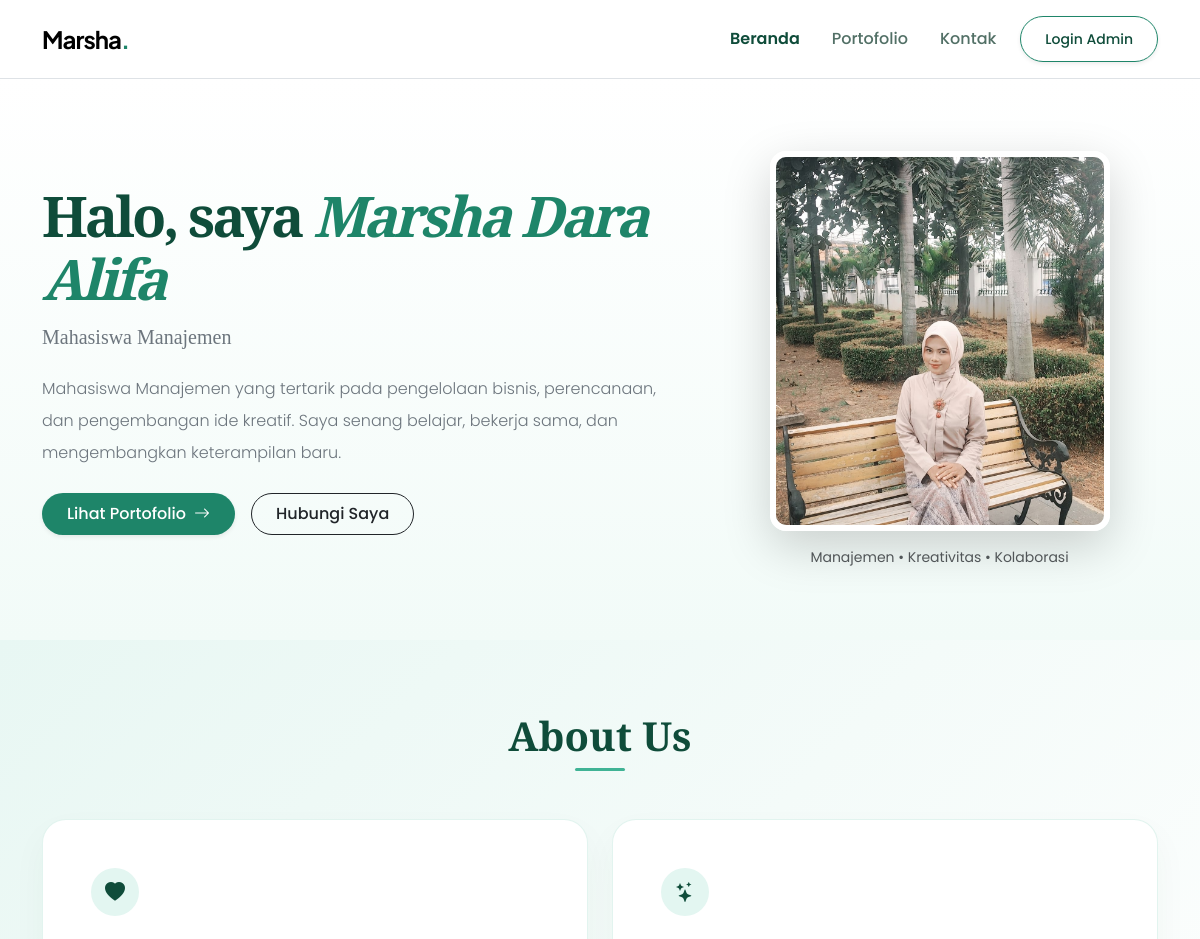
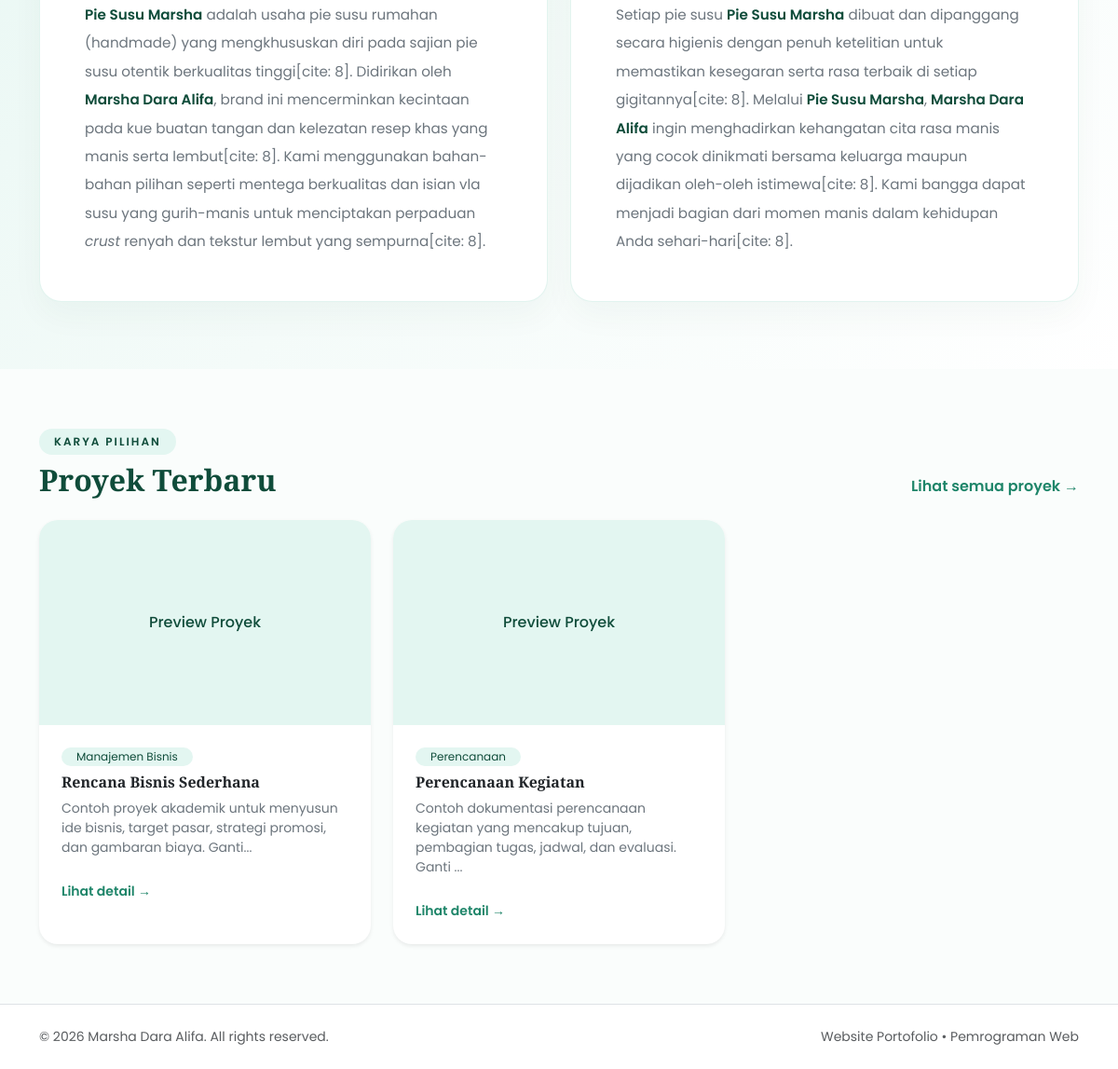
The page / on the database its author committed (2 pictures, top to bottom).
### tables this page shows
CREATE TABLE IF NOT EXISTS profil (
  id TINYINT UNSIGNED PRIMARY KEY,
  nama VARCHAR(100) NOT NULL,
  jurusan VARCHAR(100) NOT NULL,
  bio TEXT NOT NULL,
  email VARCHAR(150) NOT NULL,
  whatsapp VARCHAR(25) NOT NULL,
  foto VARCHAR(255) DEFAULT NULL
);

CREATE TABLE IF NOT EXISTS proyek (
  id INT UNSIGNED AUTO_INCREMENT PRIMARY KEY,
  judul VARCHAR(150) NOT NULL,
  kategori VARCHAR(100) NOT NULL,
  deskripsi TEXT NOT NULL,
  gambar VARCHAR(255) DEFAULT NULL,
  tautan VARCHAR(255) DEFAULT NULL,
  created_at TIMESTAMP DEFAULT CURRENT_TIMESTAMP
);

### helpers.php (called while the page is built, shortened)
<?php
function e(?string $value): string {
    return htmlspecialchars($value ?? '', ENT_QUOTES, 'UTF-8');
}
function base_url(string $path = ''): string {
    return '/portfolio_marsha/' . ltrim($path, '/');
}

### index.php (the view, shortened to what this page needs)
<?php
require __DIR__ . '/config/koneksi.php';
require __DIR__ . '/config/helpers.php';
$profil = $pdo->query('SELECT * FROM profil WHERE id=1')->fetch();
$proyek = $pdo->query('SELECT * FROM proyek ORDER BY created_at DESC LIMIT 3')->fetchAll();
$namaMerek = 'Pie Susu Marsha';
$namaPemilik = $profil['nama'] ?? 'Marsha Dara Alifa';
?>
<!doctype html>
<html lang="id">
<head>
  <link href="https://cdn.jsdelivr.net/npm/bootstrap@5.3.3/dist/css/bootstrap.min.css" rel="stylesheet">
  <link rel="stylesheet" href="https://cdn.jsdelivr.net/npm/bootstrap-icons@1.11.3/font/bootstrap-icons.min.css">
  <link href="<?= e(base_url('assets/css/style.css')) ?>" rel="stylesheet">
</head>
<body>
<nav class="navbar navbar-expand-lg sticky-top border-bottom py-3">
  <div class="container">
    <a class="navbar-brand fw-bold fs-4" href="<?= e(base_url()) ?>">Marsha<span>.</span></a>
    <div class="collapse navbar-collapse" id="navMain">
        <div class="navbar-nav ms-auto align-items-center gap-3">
          <a class="nav-link active" href="<?= e(base_url()) ?>">Beranda</a>
          <a class="nav-link" href="<?= e(base_url('portofolio.php')) ?>">Portofolio</a>
          <a class="nav-link" href="<?= e(base_url('kontak.php')) ?>">Kontak</a>
          <a class="btn rounded-pill px-4 btn-sm fw-medium shadow-sm" style="border: 1.5px solid var(--mint-primary); color: var(--mint-dark);" href="<?= e(base_url('admin/login.php')) ?>">Login Admin</a>
        </div>
    </div>
  </div>
</nav>
<main>
<section class="hero-section py-5">
  <div class="container py-4">
    <div class="row align-items-center g-5">
      <div class="col-lg-7">
        <h1 class="display-4 fw-bold mb-3" style="color: var(--mint-dark);">Halo, saya <span style="color: var(--mint-primary); font-style: italic;"><?= e($namaPemilik) ?></span></h1>
        <h2 class="h5 text-secondary fw-normal mb-4"><?= e($profil['jurusan'] ?? 'Mahasiswa Manajemen Universitas') ?></h2>
        <p class="lead text-secondary fs-6 lh-lg"><?= e($profil['bio'] ?? '') ?></p>
        <div class="d-flex flex-wrap gap-3 mt-4">
          <a class="btn rounded-pill px-4 py-2 text-white shadow-sm fw-medium" style="background-color: var(--mint-primary);" href="<?= e(base_url('portofolio.php')) ?>">Lihat Portofolio <i class="bi bi-arrow-right ms-1"></i></a>
          <a class="btn btn-outline-dark rounded-pill px-4 py-2 fw-medium" href="<?= e(base_url('kontak.php')) ?>">Hubungi Saya</a>
        </div>
      </div>
      <div class="col-lg-5 text-center">
        <div class="profile-container mx-auto position-relative">
            <img
                src="<?= e(base_url('uploads/Marsha.jpeg')) ?>"
                alt="Foto profil Marsha Dara Alifa"
                class="profile-photo rounded-4 shadow-lg img-fluid"
                style="max-height: 380px; object-fit: cover; border: 6px solid #ffffff;"
            >
        </div>
        <p class="small text-muted mt-3 mb-0">Manajemen • Kreativitas • Kolaborasi</p>
      </div>
    </div>
  </div>
</section>
<section class="about-section py-5">
    <div class="container py-4">
        <div class="text-center mb-5">
            <h2 class="display-6 fw-bold" style="color: var(--mint-dark);">About Us</h2>
            <div class="mx-auto rounded-pill mt-2" style="width: 50px; height: 3px; background-color: var(--mint-medium);"></div>
        </div>
        <div class="row g-4 align-items-stretch">
            <div class="col-md-6">
                <div class="about-card p-4 p-md-5 h-100 d-flex flex-column justify-content-between">
                    <div>
                        <div class="about-icon-box mb-4">
                            <i class="bi bi-heart-fill"></i>
                        </div>
                        <p class="text-secondary lh-lg mb-0" style="font-size: 0.95rem;">
                            <span class="text-highlight"><?= e($namaMerek) ?></span> adalah usaha pie susu rumahan (handmade) yang mengkhususkan diri pada sajian pie susu otentik berkualitas tinggi[cite: 8]. Didirikan oleh <span class="text-highlight"><?= e($namaPemilik) ?></span>, brand ini mencerminkan kecintaan pada kue buatan tangan dan kelezatan resep khas yang manis serta lembut[cite: 8]. Kami menggunakan bahan-bahan pilihan seperti mentega berkualitas dan isian vla susu yang gurih-manis untuk menciptakan perpaduan <em>crust</em> renyah dan tekstur lembut yang sempurna[cite: 8].
                        </p>
                    </div>
                </div>
            </div>
            <div class="col-md-6">
                <div class="about-card p-4 p-md-5 h-100 d-flex flex-column justify-content-between">
                    <div>
                        <div class="about-icon-box mb-4">
                            <i class="bi bi-stars"></i>
                        </div>
                        <p class="text-secondary lh-lg mb-0" style="font-size: 0.95rem;">
                            Setiap pie susu <span class="text-highlight"><?= e($namaMerek) ?></span> dibuat dan dipanggang secara higienis dengan penuh ketelitian untuk memastikan kesegaran serta rasa terbaik di setiap gigitannya[cite: 8]. Melalui <span class="text-highlight"><?= e($namaMerek) ?></span>, <span class="text-highlight"><?= e($namaPemilik) ?></span> ingin menghadirkan kehangatan cita rasa manis yang cocok dinikmati bersama keluarga maupun dijadikan oleh-oleh istimewa[cite: 8]. Kami bangga dapat menjadi bagian dari momen manis dalam kehidupan Anda sehari-hari[cite: 8].
                        </p>
                    </div>
                </div>
            </div>
        </div>
    </div>
</section>
<section class="section-padding py-5">
  <div class="container py-3">
    <div class="d-flex justify-content-between align-items-end flex-wrap gap-3 mb-4">
        <div>
            <span class="badge eyebrow-badge px-3 py-2 rounded-pill fw-semibold mb-2">KARYA PILIHAN</span>
            <h2 class="fw-bold mb-0" style="color: var(--mint-dark);">Proyek Terbaru</h2>
        </div>
        <a href="<?= e(base_url('portofolio.php')) ?>" class="text-decoration-none fw-semibold" style="color: var(--mint-primary);">Lihat semua proyek &rarr;</a>
    </div>
    <div class="row g-4">
    <?php foreach ($proyek as $item): ?>
        <div class="col-md-6 col-lg-4">
            <article class="card card-project h-100 border-0 shadow-sm overflow-hidden bg-white">
                <?php if (!empty($item['gambar']) && is_file(__DIR__ . '/' . $item['gambar'])): ?>
                    <img class="w-100 object-fit-cover" style="height: 220px;" src="<?= e(base_url($item['gambar'])) ?>" alt="<?= e($item['judul']) ?>">
                <?php else: ?>
                    <div class="w-100 d-flex align-items-center justify-content-center fw-medium" style="height: 220px; background: var(--mint-soft); color: var(--mint-dark);">
                        <span>Preview Proyek</span>
                    </div>
                <?php endif; ?>
                <div class="p-4 d-flex flex-column">
                    <span class="badge px-3 py-1 rounded-pill fw-normal align-self-start mb-2" style="background-color: var(--mint-soft); color: var(--mint-dark); font-size: 0.75rem;"><?= e($item['kategori']) ?></span>
                    <h3 class="h6 fw-bold text-dark mb-2"><?= e($item['judul']) ?></h3>
                    <p class="text-secondary small mb-4 flex-grow-1"><?= e(mb_strimwidth($item['deskripsi'], 0, 110, '...')) ?></p>
                    <div>
                        <a href="<?= e(base_url('detail.php?id=' . (int)$item['id'])) ?>" class="text-decoration-none fw-semibold small" style="color: var(--mint-primary);">Lihat detail &rarr;</a>
                    </div>
                </div>
            </article>
        </div>
    <?php endforeach; ?>
    </div>
  </div>
</section>
</main>
<footer class="bg-white border-top py-4 text-muted small">
    <div class="container d-flex justify-content-between flex-wrap gap-2">
        <span>© <?= date('Y') ?> <?= e($namaPemilik) ?>. All rights reserved.</span>
        <span>Website Portofolio • Pemrograman Web</span>
    </div>
</footer>
</body>
</html>

### style.css (style rules this page uses)
:root { --ink:#172033;--muted:#667085;--primary:#5b5bd6;--soft:#f5f6ff;--line:#e8eaf2 }
* { box-sizing:border-box }
body { font-family:'DM Sans',sans-serif;color:var(--ink);background:#fff }
h1,h2,h3,.navbar-brand { font-family:'Plus Jakarta Sans',sans-serif }
.navbar { padding:1rem 0 }
.navbar-brand { letter-spacing:-.04em;font-size:1.35rem }
.nav-link { font-weight:500 }
.btn { border-radius:.75rem;font-weight:600;padding:.7rem 1.15rem }
.hero-section { padding:6rem 0;background:radial-gradient(circle at 90% 20%,#eeedff 0,transparent 33%),linear-gradient(120deg,#fafaff,#fff) }
.hero-section h1 { letter-spacing:-.055em;line-height:1.12 }
.hero-section .lead { font-size:1.08rem;line-height:1.8;max-width:650px }
.profile-photo,.profile-placeholder { width:min(100%,340px);height:380px;object-fit:cover;border-radius:42% 42% 24px 24px;box-shadow:0 24px 60px #34348c1c }
.section-padding { padding-top:4.5rem;padding-bottom:4.5rem }

### index.php (style rules this page uses)
:root { --mint-dark: #0f4c3a; --mint-primary: #1e8569; --mint-medium: #40b395; --mint-soft: #e3f6f1; --mint-bg: #f2fbf8; --text-dark: #1b332c; }
body { font-family: 'Poppins', sans-serif; background-color: #fafdfc; color: var(--text-dark); }
h1, h2, h3, .font-serif { font-family: 'Playfair Display', serif; }
.navbar { background: rgba(255, 255, 255, 0.9); backdrop-filter: blur(10px); }
.navbar-brand span { color: var(--mint-primary); }
.nav-link { color: #527066 !important; font-weight: 500; transition: color 0.3s; }
.nav-link:hover, .nav-link.active { color: var(--mint-dark) !important; font-weight: 600; }
.hero-section { background: linear-gradient(180deg, #ffffff 0%, var(--mint-bg) 100%); }
.eyebrow-badge { background-color: var(--mint-soft); color: var(--mint-dark); letter-spacing: 2px; font-size: 0.75rem; }
.about-section { background: linear-gradient(135deg, #e8f7f3 0%, #f4fbf9 50%, #ffffff 100%); position: relative; overflow: hidden; }
.about-card { background: #ffffff; border: 1px solid rgba(64, 179, 149, 0.15); border-radius: 24px; box-shadow: 0 15px 35px rgba(15, 76, 58, 0.04); transition: all 0.3s ease; position: relative; }
.about-icon-box { width: 48px; height: 48px; background-color: var(--mint-soft); color: var(--mint-dark); border-radius: 50%; display: flex; align-items: center; justify-content: center; font-size: 1.25rem; }
.text-highlight { color: var(--mint-dark); font-weight: 600; }
.card-project { border-radius: 20px; border: 1px solid #e2f0ec; transition: transform 0.3s, box-shadow 0.3s; }

### rows shown on the page
profil: nama "Marsha Dara Alifa", jurusan "Mahasiswa Manajemen", bio "Mahasiswa Manajemen yang tertarik pada pengelolaan bisnis, perencanaan, dan pengembangan ide kreatif. Saya senang belajar, bekerja sama, dan mengembangkan keterampilan baru."
proyek: shows "Preview Proyek", kategori "Manajemen Bisnis", judul "Rencana Bisnis Sederhana", deskripsi "Contoh proyek akademik untuk menyusun ide bisnis, target pasar, strategi promosi, dan gambaran biaya. Ganti..."
proyek: shows "Preview Proyek", kategori "Perencanaan", judul "Perencanaan Kegiatan", deskripsi "Contoh dokumentasi perencanaan kegiatan yang mencakup tujuan, pembagian tugas, jadwal, dan evaluasi. Ganti ..."

### other values the page prints
$namaMerek "Pie Susu Marsha"
